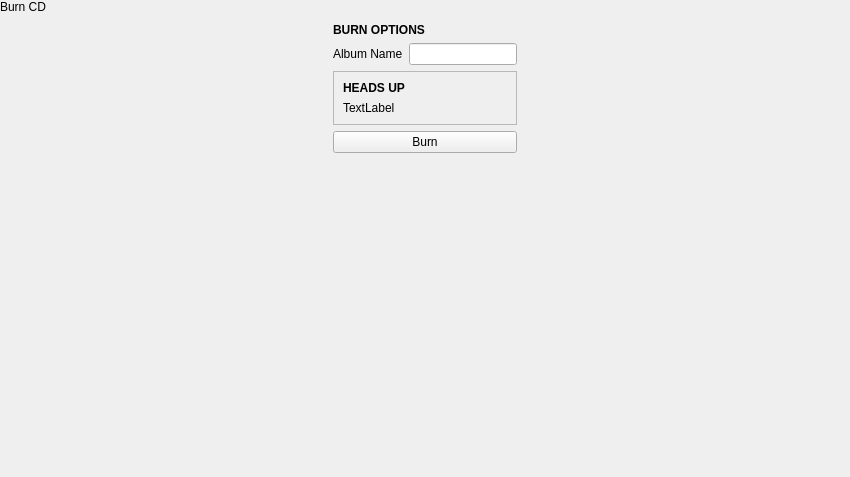
<?xml version="1.0" encoding="UTF-8"?>
<ui version="4.0">
 <class>BurnPopover</class>
 <widget class="QWidget" name="BurnPopover">
  <property name="geometry">
   <rect>
    <x>0</x>
    <y>0</y>
    <width>850</width>
    <height>477</height>
   </rect>
  </property>
  <property name="windowTitle">
   <string notr="true">Form</string>
  </property>
  <layout class="QVBoxLayout" name="verticalLayout">
   <property name="spacing">
    <number>0</number>
   </property>
   <property name="leftMargin">
    <number>0</number>
   </property>
   <property name="topMargin">
    <number>0</number>
   </property>
   <property name="rightMargin">
    <number>0</number>
   </property>
   <property name="bottomMargin">
    <number>0</number>
   </property>
   <item>
    <widget class="tTitleLabel" name="titleLabel">
     <property name="text">
      <string notr="true">Burn CD</string>
     </property>
    </widget>
   </item>
   <item alignment="Qt::AlignHCenter">
    <widget class="QWidget" name="burnOptionsWidget" native="true">
     <layout class="QGridLayout" name="gridLayout">
      <item row="0" column="0" colspan="2">
       <widget class="QLabel" name="label">
        <property name="font">
         <font>
          <weight>75</weight>
          <bold>true</bold>
         </font>
        </property>
        <property name="text">
         <string>BURN OPTIONS</string>
        </property>
       </widget>
      </item>
      <item row="1" column="0">
       <widget class="QLabel" name="label_2">
        <property name="text">
         <string>Album Name</string>
        </property>
       </widget>
      </item>
      <item row="3" column="0" colspan="2">
       <widget class="QPushButton" name="burnButton">
        <property name="text">
         <string>Burn</string>
        </property>
        <property name="icon">
         <iconset theme="tools-media-optical-burn">
          <normaloff>../PhononPlugin</normaloff>../PhononPlugin</iconset>
        </property>
       </widget>
      </item>
      <item row="1" column="1">
       <widget class="QLineEdit" name="albumNameEdit"/>
      </item>
      <item row="2" column="0" colspan="2">
       <widget class="QFrame" name="warningFrame">
        <property name="autoFillBackground">
         <bool>true</bool>
        </property>
        <property name="frameShape">
         <enum>QFrame::StyledPanel</enum>
        </property>
        <property name="frameShadow">
         <enum>QFrame::Raised</enum>
        </property>
        <layout class="QVBoxLayout" name="verticalLayout_2">
         <item>
          <widget class="QLabel" name="label_3">
           <property name="font">
            <font>
             <weight>75</weight>
             <bold>true</bold>
            </font>
           </property>
           <property name="text">
            <string>HEADS UP</string>
           </property>
          </widget>
         </item>
         <item>
          <widget class="QLabel" name="warningText">
           <property name="text">
            <string notr="true">TextLabel</string>
           </property>
           <property name="wordWrap">
            <bool>true</bool>
           </property>
          </widget>
         </item>
        </layout>
       </widget>
      </item>
     </layout>
    </widget>
   </item>
   <item>
    <spacer name="verticalSpacer">
     <property name="orientation">
      <enum>Qt::Vertical</enum>
     </property>
     <property name="sizeHint" stdset="0">
      <size>
       <width>20</width>
       <height>360</height>
      </size>
     </property>
    </spacer>
   </item>
  </layout>
 </widget>
 <customwidgets>
  <customwidget>
   <class>tTitleLabel</class>
   <extends>QLabel</extends>
   <header location="global">ttitlelabel.h</header>
   <slots>
    <signal>backButtonClicked()</signal>
   </slots>
  </customwidget>
 </customwidgets>
 <resources/>
 <connections/>
</ui>
